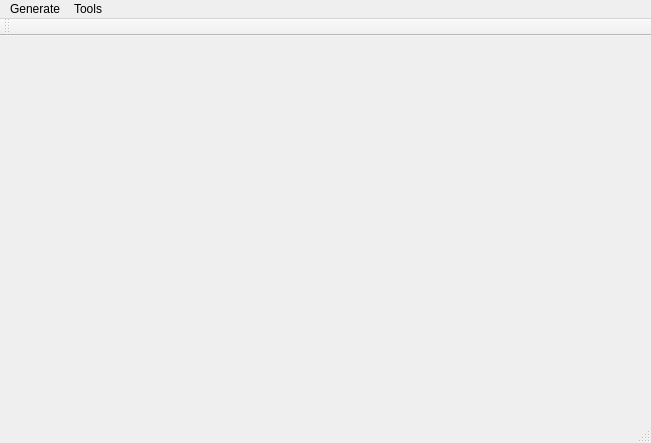
<?xml version="1.0" encoding="UTF-8"?>
<ui version="4.0">
 <class>MainWindowClass</class>
 <widget class="QMainWindow" name="MainWindowClass">
  <property name="geometry">
   <rect>
    <x>0</x>
    <y>0</y>
    <width>651</width>
    <height>443</height>
   </rect>
  </property>
  <property name="windowTitle">
   <string>MainWindow</string>
  </property>
  <widget class="QWidget" name="centralWidget"/>
  <widget class="QMenuBar" name="menuBar">
   <property name="geometry">
    <rect>
     <x>0</x>
     <y>0</y>
     <width>651</width>
     <height>21</height>
    </rect>
   </property>
   <widget class="QMenu" name="menuGenerate">
    <property name="title">
     <string>Generate</string>
    </property>
    <addaction name="action3D_models"/>
    <addaction name="actionSynthetic_data"/>
   </widget>
   <widget class="QMenu" name="menuTools">
    <property name="title">
     <string>Tools</string>
    </property>
    <addaction name="actionSegmentation"/>
    <addaction name="actionProcess_Labeled_images"/>
    <addaction name="actionTrain"/>
   </widget>
   <addaction name="menuGenerate"/>
   <addaction name="menuTools"/>
  </widget>
  <widget class="QToolBar" name="mainToolBar">
   <attribute name="toolBarArea">
    <enum>TopToolBarArea</enum>
   </attribute>
   <attribute name="toolBarBreak">
    <bool>false</bool>
   </attribute>
  </widget>
  <widget class="QStatusBar" name="statusBar"/>
  <action name="action3D_models">
   <property name="text">
    <string>3D models</string>
   </property>
  </action>
  <action name="actionSegmentation">
   <property name="text">
    <string>Segmentation</string>
   </property>
  </action>
  <action name="actionProcess_Labeled_images">
   <property name="text">
    <string>Process labeled images</string>
   </property>
  </action>
  <action name="actionTrain">
   <property name="text">
    <string>Train</string>
   </property>
  </action>
  <action name="actionGenerate_synthetic_data">
   <property name="text">
    <string>Generate synthetic data</string>
   </property>
  </action>
  <action name="actionSynthetic_data">
   <property name="text">
    <string>Synthetic data</string>
   </property>
  </action>
 </widget>
 <layoutdefault spacing="6" margin="11"/>
 <resources>
  <include location="MainWindow.qrc"/>
 </resources>
 <connections/>
</ui>
